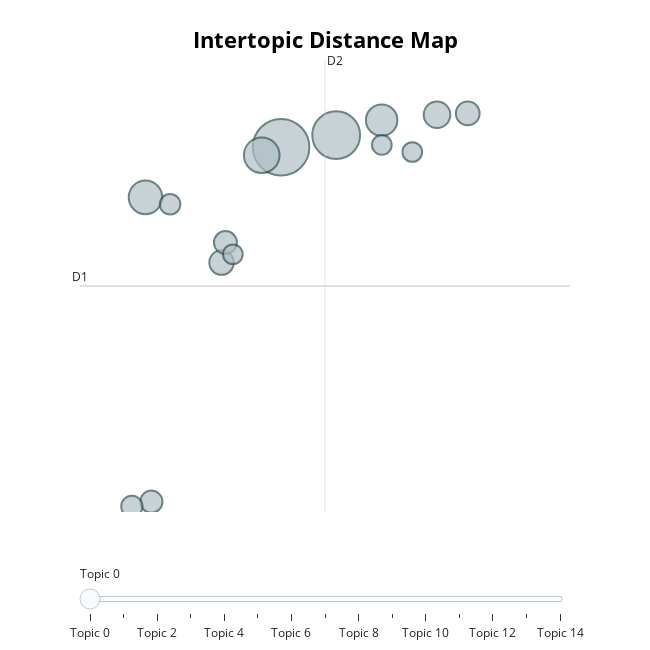

This figure's notebook cell:
### Code cell
model.visualize_topics()

### Figure 1 — Plotly figure (JSON) as saved in the notebook; plotly's stock layout.template omitted (floating-point values rounded to 4 significant figures)
{"data": [{"customdata": [[0, "porsche 911 | porsche | taycan | driving experiences | our driving experiences", 91], [1, "964 anniversary models | porsche models | numerous porsche | anniversary models | anniversary models which", 65], [2, "new gt3 rs | the new gt3 | new gt3 | porsche | gt3 rs", 36], [3, "of porsche sports | porsche sports cars | festival of dreams | porsche sports | years of porsche", 32], [4, "frhschicht events | porsche drivers and | first frhschichtpechhr | frhschicht visitor record | frhschichtpechhr 2023 which", 28], [5, "next early shift | early shift at | early shift | carscoffee event was | exceptionally late shift", 20], [6, "new 911 dakar | 911 dakar in | 911 dakar with | 911 dakar | new 911", 17], [7, "international drone day | drone day | international drone | drone | is international drone", 16], [8, "porsche track snow | duo porsche track | porsche track | track snow started | program duo porsche", 15], [9, "architecture | architectural | design | new 911 gt3 | day", 14], [10, "of 911 anniversary | years of 911 | the 60 years | 60 years of | 60 years", 13], [11, "porsche experience center | porsche experience | party the porsche | porsche design | porsche", 12], [12, "our track experience | track experience during | track experience | track experience as | training on september", 11], [13, "porsche lifestyle essential | porsche lifestyle | porsche silicone print | porsche silicone | the porsche", 11], [14, "porsche vehicles came | porsche | porsche fans | easter | carscoffee event you", 11]], "hovertemplate": "<b>Topic %{customdata[0]}</b><br>%{customdata[1]}<br>Size: %{customdata[2]}", "legendgroup": "", "marker": {"color": "#B0BEC5", "line": {"color": "DarkSlateGrey", "width": 2}, "size": [91, 65, 36, 32, 28, 20, 17, 16, 15, 14, 13, 12, 11, 11, 11], "sizemode": "area", "sizeref": 0.05688, "symbol": "circle"}, "mode": "markers", "name": "", "orientation": "v", "showlegend": false, "type": "scatter", "x": [5.113, 5.682, 4.913, 3.712, 6.151, 6.723, 4.498, 7.04, 4.538, 3.773, 3.572, 3.966, 4.614, 6.468, 6.153], "xaxis": "x", "y": [13.66, 14.18, 13.33, 11.54, 14.81, 15.04, 8.773, 15.1, 9.621, -1.37, -1.572, 11.25, 9.126, 13.46, 13.76], "yaxis": "y"}], "layout": {"annotations": [{"showarrow": false, "text": "D1", "x": 3.036, "y": 7.778, "yshift": 10}, {"showarrow": false, "text": "D2", "x": 5.566, "xshift": 10, "y": 17.36}], "height": 650, "hoverlabel": {"bgcolor": "white", "font": {"family": "Rockwell", "size": 16}}, "legend": {"itemsizing": "constant", "tracegroupgap": 0}, "margin": {"t": 60}, "shapes": [{"line": {"color": "#CFD8DC", "width": 2}, "type": "line", "x0": 5.566, "x1": 5.566, "y0": -1.807, "y1": 17.36}, {"line": {"color": "#9E9E9E", "width": 2}, "type": "line", "x0": 3.036, "x1": 8.096, "y0": 7.778, "y1": 7.778}], "sliders": [{"active": 0, "pad": {"t": 50}, "steps": [{"args": [{"marker.color": [["red", "#B0BEC5", "#B0BEC5", "#B0BEC5", "#B0BEC5", "#B0BEC5", "#B0BEC5", "#B0BEC5", "#B0BEC5", "#B0BEC5", "#B0BEC5", "#B0BEC5", "#B0BEC5", "#B0BEC5", "#B0BEC5"]]}], "label": "Topic 0", "method": "update"}, {"args": [{"marker.color": [["#B0BEC5", "red", "#B0BEC5", "#B0BEC5", "#B0BEC5", "#B0BEC5", "#B0BEC5", "#B0BEC5", "#B0BEC5", "#B0BEC5", "#B0BEC5", "#B0BEC5", "#B0BEC5", "#B0BEC5", "#B0BEC5"]]}], "label": "Topic 1", "method": "update"}, {"args": [{"marker.color": [["#B0BEC5", "#B0BEC5", "red", "#B0BEC5", "#B0BEC5", "#B0BEC5", "#B0BEC5", "#B0BEC5", "#B0BEC5", "#B0BEC5", "#B0BEC5", "#B0BEC5", "#B0BEC5", "#B0BEC5", "#B0BEC5"]]}], "label": "Topic 2", "method": "update"}, {"args": [{"marker.color": [["#B0BEC5", "#B0BEC5", "#B0BEC5", "red", "#B0BEC5", "#B0BEC5", "#B0BEC5", "#B0BEC5", "#B0BEC5", "#B0BEC5", "#B0BEC5", "#B0BEC5", "#B0BEC5", "#B0BEC5", "#B0BEC5"]]}], "label": "Topic 3", "method": "update"}, {"args": [{"marker.color": [["#B0BEC5", "#B0BEC5", "#B0BEC5", "#B0BEC5", "red", "#B0BEC5", "#B0BEC5", "#B0BEC5", "#B0BEC5", "#B0BEC5", "#B0BEC5", "#B0BEC5", "#B0BEC5", "#B0BEC5", "#B0BEC5"]]}], "label": "Topic 4", "method": "update"}, {"args": [{"marker.color": [["#B0BEC5", "#B0BEC5", "#B0BEC5", "#B0BEC5", "#B0BEC5", "red", "#B0BEC5", "#B0BEC5", "#B0BEC5", "#B0BEC5", "#B0BEC5", "#B0BEC5", "#B0BEC5", "#B0BEC5", "#B0BEC5"]]}], "label": "Topic 5", "method": "update"}, {"args": [{"marker.color": [["#B0BEC5", "#B0BEC5", "#B0BEC5", "#B0BEC5", "#B0BEC5", "#B0BEC5", "red", "#B0BEC5", "#B0BEC5", "#B0BEC5", "#B0BEC5", "#B0BEC5", "#B0BEC5", "#B0BEC5", "#B0BEC5"]]}], "label": "Topic 6", "method": "update"}, {"args": [{"marker.color": [["#B0BEC5", "#B0BEC5", "#B0BEC5", "#B0BEC5", "#B0BEC5", "#B0BEC5", "#B0BEC5", "red", "#B0BEC5", "#B0BEC5", "#B0BEC5", "#B0BEC5", "#B0BEC5", "#B0BEC5", "#B0BEC5"]]}], "label": "Topic 7", "method": "update"}, {"args": [{"marker.color": [["#B0BEC5", "#B0BEC5", "#B0BEC5", "#B0BEC5", "#B0BEC5", "#B0BEC5", "#B0BEC5", "#B0BEC5", "red", "#B0BEC5", "#B0BEC5", "#B0BEC5", "#B0BEC5", "#B0BEC5", "#B0BEC5"]]}], "label": "Topic 8", "method": "update"}, {"args": [{"marker.color": [["#B0BEC5", "#B0BEC5", "#B0BEC5", "#B0BEC5", "#B0BEC5", "#B0BEC5", "#B0BEC5", "#B0BEC5", "#B0BEC5", "red", "#B0BEC5", "#B0BEC5", "#B0BEC5", "#B0BEC5", "#B0BEC5"]]}], "label": "Topic 9", "method": "update"}, {"args": [{"marker.color": [["#B0BEC5", "#B0BEC5", "#B0BEC5", "#B0BEC5", "#B0BEC5", "#B0BEC5", "#B0BEC5", "#B0BEC5", "#B0BEC5", "#B0BEC5", "red", "#B0BEC5", "#B0BEC5", "#B0BEC5", "#B0BEC5"]]}], "label": "Topic 10", "method": "update"}, {"args": [{"marker.color": [["#B0BEC5", "#B0BEC5", "#B0BEC5", "#B0BEC5", "#B0BEC5", "#B0BEC5", "#B0BEC5", "#B0BEC5", "#B0BEC5", "#B0BEC5", "#B0BEC5", "red", "#B0BEC5", "#B0BEC5", "#B0BEC5"]]}], "label": "Topic 11", "method": "update"}, {"args": [{"marker.color": [["#B0BEC5", "#B0BEC5", "#B0BEC5", "#B0BEC5", "#B0BEC5", "#B0BEC5", "#B0BEC5", "#B0BEC5", "#B0BEC5", "#B0BEC5", "#B0BEC5", "#B0BEC5", "red", "#B0BEC5", "#B0BEC5"]]}], "label": "Topic 12", "method": "update"}, {"args": [{"marker.color": [["#B0BEC5", "#B0BEC5", "#B0BEC5", "#B0BEC5", "#B0BEC5", "#B0BEC5", "#B0BEC5", "#B0BEC5", "#B0BEC5", "#B0BEC5", "#B0BEC5", "#B0BEC5", "#B0BEC5", "red", "#B0BEC5"]]}], "label": "Topic 13", "method": "update"}, {"args": [{"marker.color": [["#B0BEC5", "#B0BEC5", "#B0BEC5", "#B0BEC5", "#B0BEC5", "#B0BEC5", "#B0BEC5", "#B0BEC5", "#B0BEC5", "#B0BEC5", "#B0BEC5", "#B0BEC5", "#B0BEC5", "#B0BEC5", "red"]]}], "label": "Topic 14", "method": "update"}]}], "title": {"font": {"color": "Black", "size": 22}, "text": "<b>Intertopic Distance Map</b>", "x": 0.5, "xanchor": "center", "y": 0.95, "yanchor": "top"}, "width": 650, "xaxis": {"anchor": "y", "domain": [0, 1], "range": [3.036, 8.096], "title": {"text": ""}, "type": "linear", "visible": false}, "yaxis": {"anchor": "x", "domain": [0, 1], "range": [-1.807, 17.36], "title": {"text": ""}, "type": "linear", "visible": false}}}
